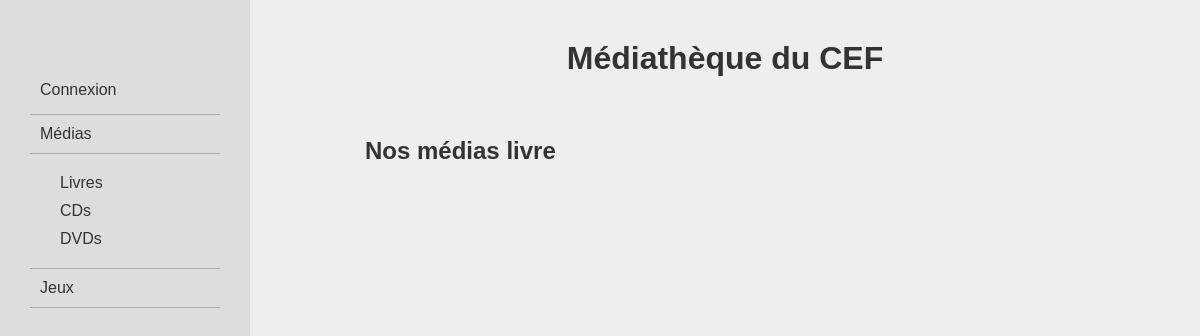
The page /livre on the database as committed earlier.
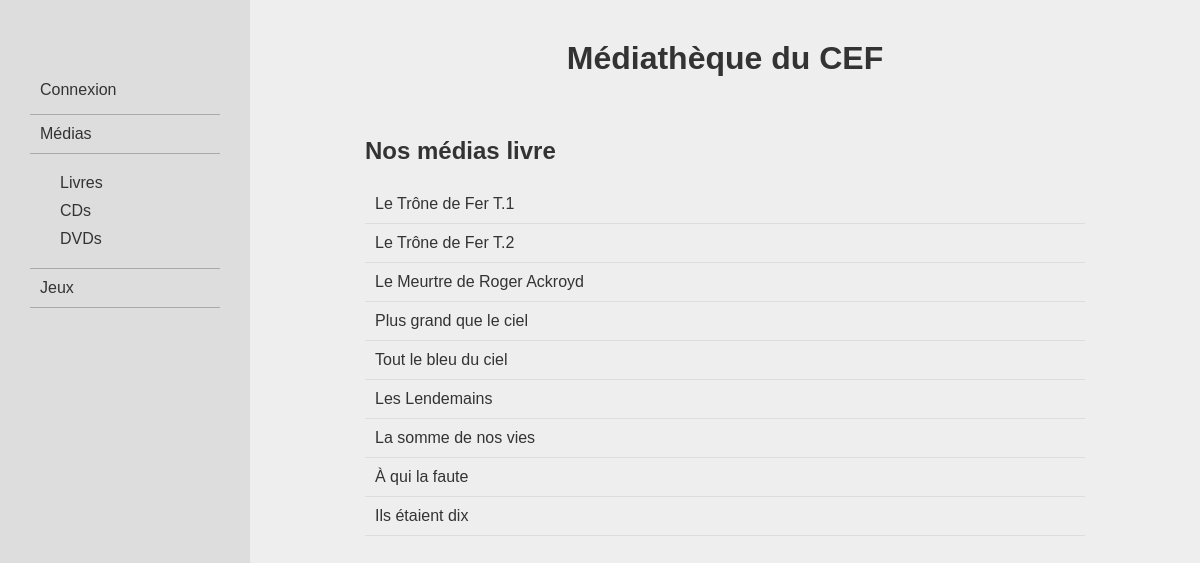
The same page on the database as committed later.
### logisticMediatheque/models.py (models this page shows)
class Medias (models.Model):
    title = models.CharField(max_length = 100, unique = True)
    issue = models.DateField()
    borrower = models.ForeignKey(Membres, on_delete= models.DO_NOTHING, null=True)
    dateLoan = models.DateField(null = True, blank = True)
    MEDIATYPES = [
        ("livre", "Livre"),
        ("cd", "CD"),
        ("dvd", "DVD")
    ]
    mediaType = models.CharField(choices=MEDIATYPES, max_length=5, default="livre")

### logisticMediatheque/views.py (the view)
# urls.py: path('<slug:item_type>', views.listMedias, name = 'listMedias'),
def listMedias(request, item_type):
    return render(request, "logisticMediatheque/listMedias.html", {
        "items": Medias.objects.all().filter( mediaType = item_type),
        "type": item_type
    })

### logisticMediatheque/templates/logisticMediatheque/listMedias.html (shortened to what this page needs)
{% extends 'logisticMediatheque/base.html' %}
{% block content %}
    <h2>Nos médias {{type}}</h2>
    {% for item in items %}
        <div class="item">
            <a href="{% url 'logisticMediatheque:mediaDetail' item.mediaType item.id %}">{{item.title}}</a>
        </div>
    {% endfor %}
{% endblock content %}

Rows that differ between the two databases and show on the page:
now on this page (row edited): Medias: title "Le Trône de Fer T.1"
now on this page (row edited): Medias: title "Le Trône de Fer T.2"
now on this page (row edited): Medias: title "Le Meurtre de Roger Ackroyd"
now on this page (row edited): Medias: title "Plus grand que le ciel"
now on this page (row edited): Medias: title "Tout le bleu du ciel"
now on this page (row edited): Medias: title "Les Lendemains"
now on this page (row edited): Medias: title "La somme de nos vies"
now on this page (row edited): Medias: title "À qui la faute"
added Medias: title "Ils étaient dix"
